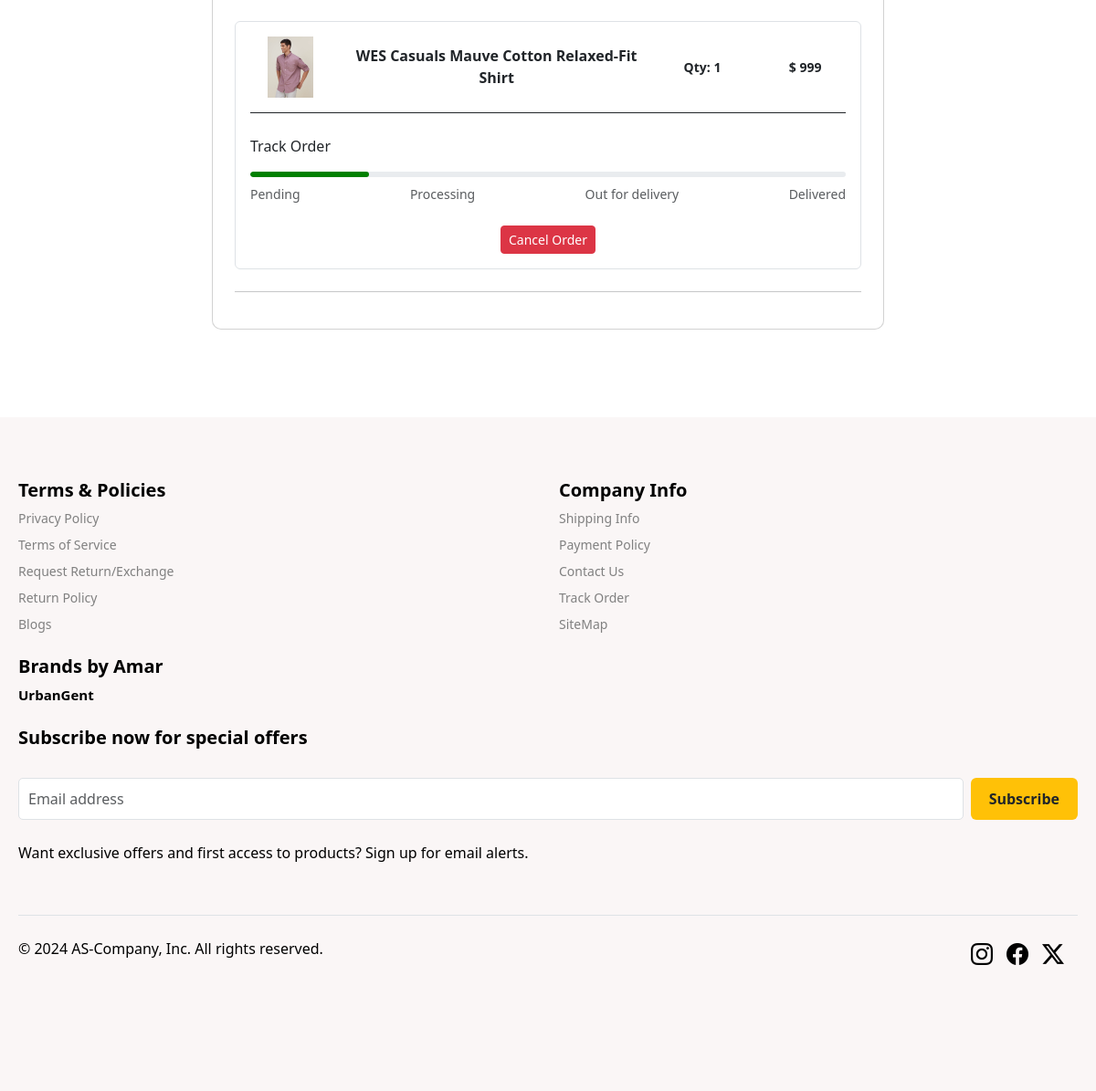
The app's page /order/ (signed in, lower part), older data.
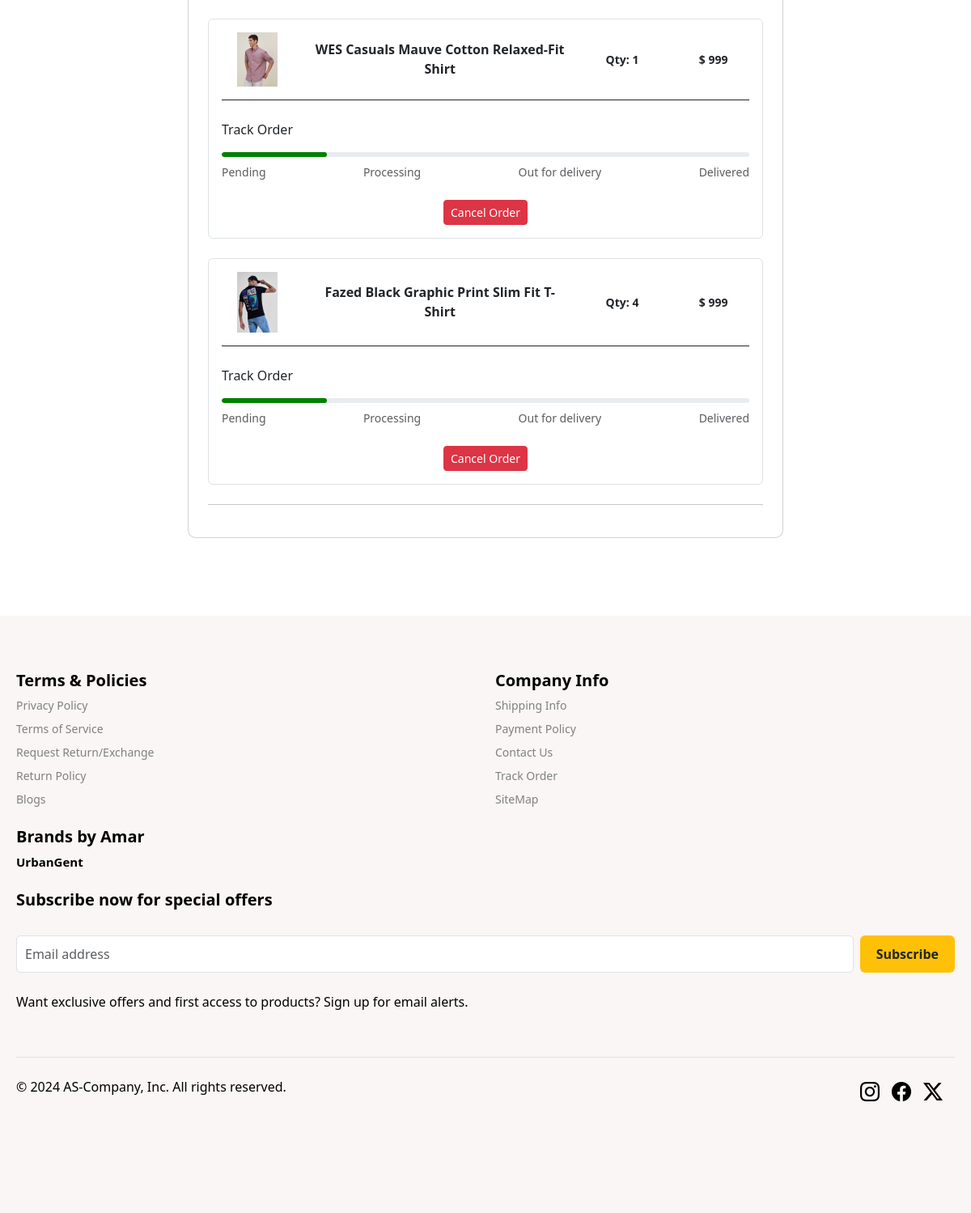
The same page, newer data.
### core/models.py (models this page shows, shortened)
class Order(models.Model):
        STATUS_CHOICES = [
        ('PENDING', 'Pending'),
        ('PROCESSING', 'Processing'),
        ('OUT FOR DELIVERY', 'Out for delivery'),
        ('COMPLETED', 'Completed'),
        ('CANCELLED', 'Cancelled'),
    ]
        user = models.ForeignKey(User, on_delete=models.CASCADE)
        customer=models.ForeignKey(Userdetails,on_delete=models.CASCADE)
        cloth=models.ForeignKey(new_arrival,on_delete=models.CASCADE)
        quantity = models.PositiveIntegerField(default=1)
        order_at = models.DateTimeField(auto_now_add=True)
        status = models.CharField(max_length=20, choices=STATUS_CHOICES, default='PENDING')
        order_size = models.CharField(max_length=3,default=' ')

class new_arrival(models.Model):
        CATEGORY_CHOICES = [
        ('NEWARRIVAL','newarrival'),
        ('SHIRTS','shirts'),
        ('T_SHIRTS','t-shirts'),
        ('SWEATSHIRTS','sweatshirts'),
        ('TROUSERS','trousers'),
        ('SHORTS','shorts'),
        ('TRENDING','trending')
    ]
        SIZE_CHOICES = [
        ('S', 'Small'),
        ('M', 'Medium'),
        ('L', 'Large'),
        ('XL', 'Extra Large'),
    ]
        name=models.CharField(max_length=100)
        category = models.CharField(max_length=30,choices=CATEGORY_CHOICES)
        short_d = models.CharField(max_length=400)
        desc = models.TextField()
        original_price=models.IntegerField(default=1000)
        discounted_price=models.IntegerField()
        size = models.CharField(max_length=2, choices=SIZE_CHOICES,default='S')
        upperwear_img = models.ImageField(upload_to='new_arrival_img')

### core/views.py (the view)
# urls.py: path('order/',views.order,name='order'),
def order(request):
    ord=Order.objects.filter(user=request.user)
    return render (request,'core/order.html',{'ord':ord})

### core/templates/core/order.html (shortened to what the changed rows need)
{% extends "core/base.html" %}
{% load static %}
{% block content %}
{% if ord %}
<section class="h-100 gradient-custom">
    <div class="container py-5 h-100">
        <div class="row justify-content-center align-items-center h-100">
            <div class="col-lg-10 col-xl-8">
                <div class="card order-card">
                    <div class="card-body p-4">
                        {% for o in ord %}
                        <div class="card shadow-0 border mb-4">
                            <div class="card-body">
                                <div class="row order-row d-flex align-items-center">
                                    <div class="col-md-2 text-center">
                                        <img src="{{ o.cloth.upperwear_img.url }}" alt="Image Description" class="img-fluid order-img">
                                    </div>
                                    <div class="col-md-6 text-center">
                                        <p class="text-muted mb-0"><strong class='text-dark'>{{ o.cloth.short_d }}</strong></p>
                                    </div>
                                    <div class="col-6 col-md-2 text-center">
                                        <p class="text-muted mb-0 small">
                                            <strong class="text-dark">Qty: {{ o.quantity }}</strong>
                                        </p>
                                    </div>
                                    <div class="col-6 col-md-2 text-center">
                                        <p class="text-muted mb-0 small">
                                            <strong class="text-dark">&#x24; {{ o.cloth.discounted_price }}</strong>
                                        </p>
                                    </div>
                                </div>
                                <hr class="mb-4" style="background-color: #e0e0e0; opacity: 1;">
                                {% if o.status == 'CANCELLED' %}
                                <div class="text-center">
                                    <h6 style="color: #d9534f; font-weight: bold;">Your Order Has Been Cancelled!!</h6>
                                    <p style="color: #6c757d; font-size: 14px;">Please contact support for assistance.</p>
                                </div>
                                {% else %}
                                    <div class="track-order">
                                        <p class='text-dark'>Track Order</p>
                                    </div>
                                    <div class="progress">
                                        <div class="progress-bar" role="progressbar"
                                            style="width:
                                            {% if o.status == 'PENDING' %} 20%
                                            {% elif o.status == 'PROCESSING' %} 50%
                                            {% elif o.status == 'OUT FOR DELIVERY' %} 75%
                                            {% elif o.status == 'COMPLETED' %} 100%
                                            {% endif %};"
                                            aria-valuenow="65" aria-valuemin="0" aria-valuemax="100">
                                        </div>
                                    </div>
                                    <div class="track-order mt-2">
                                        <p class="text-muted small">Pending</p>
                                        <p class="text-muted small">Processing</p>
                                        <p class="text-muted small">Out for delivery</p>
                                        <p class="text-muted small">Delivered</p>
                                    </div>
                                    {% if o.status == 'PENDING' or o.status == 'PROCESSING' %}
                                    <form method="POST" action="{% url 'cancel_order' o.id %}" style="text-align: center;">
                                        <button type="submit" class="btn btn-danger btn-sm mt-2">Cancel Order</button>
                                    </form>
                                    {% endif %}
                                {% endif %}
                            </div>
                        </div>
                        {% endfor %}
                        {% else %}
                        <h2 class='d-flex justify-content-center mt-5'>You Haven't Placed An Order&#128532;</h2>
                        {% endif %}
                    </div>
                </div>
            </div>
        </div>
    </div>
</section>
{% endblock content %}

Row changes from the older to the newer data that the page shows:
added Order: cloth.upperwear_img (picture), cloth.short_d "Fazed Black Graphic Print Slim Fit T-Shirt", quantity "4", cloth.discounted_price "999", status "Track Order"
